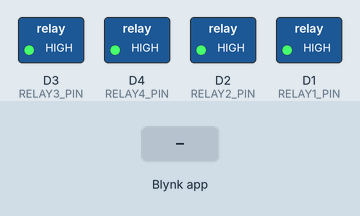
This sketch was run on a simulated ESP8266 (NodeMCU). On the bench: switched loads named in the sketch (green lamp = pin HIGH). The inputs (shaded band) are chosen by the test bench. WiFi joins after 1.5 s; servers stay silent unless stated; what the sketch prints to the serial monitor is not drawn.

Above: at 3.5 s.
3.6 s: Blynk app writes 1 to V1
At 4.4 s:
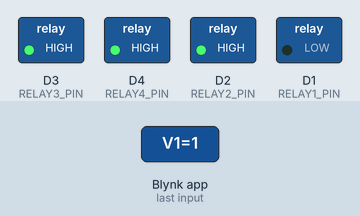
5.1 s: Blynk app writes 1 to V2
At 5.6 s:
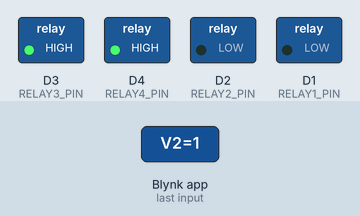
6.6 s: Blynk app writes 0 to V1
At 7.8 s:
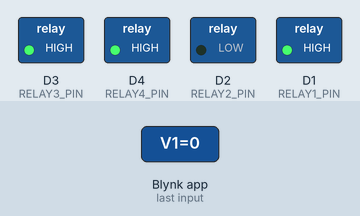
8.1 s: Blynk app writes 1 to V3
At 9.1 s:
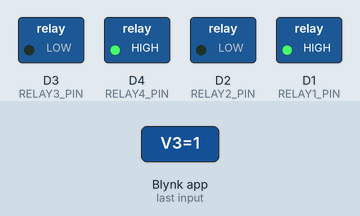
9.6 s: Blynk app writes 200 to V1
At 10.2 s:
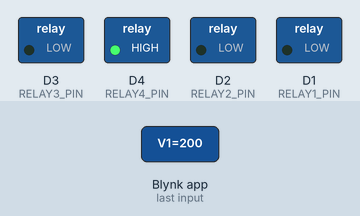
11.1 s: Blynk app writes 0 to V2
At 12.5 s:
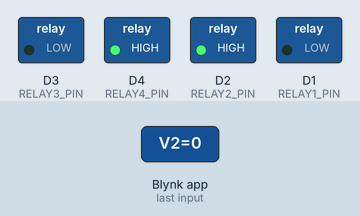
Timing chart, 0 to 13.6 s (numbered marks = the images above; inputs shaded):
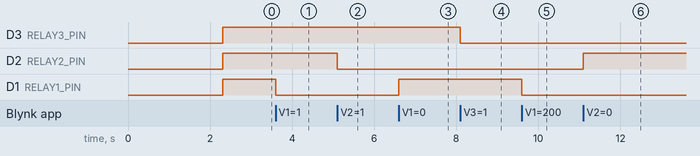

The sketch:

home.ino
```cpp
#define BLYNK_TEMPLATE_ID "TMPL6fXlVSUNW"
#define BLYNK_TEMPLATE_NAME "Home"
#define BLYNK_AUTH_TOKEN "EWyY7CJdSHZnHo3741WXvow2GutD_aQl"

#include <ESP8266WiFi.h>
#include <BlynkSimpleEsp8266.h>

// Replace with your network credentials
char ssid[] = "Noname";
char pass[] = "1122334455";

// Define the relay pins
#define RELAY1_PIN D1
#define RELAY2_PIN D2
#define RELAY3_PIN D3
#define RELAY4_PIN D4

// Initialize Blynk
BlynkTimer timer;

void setup() {
  // Start serial communication for debugging
  Serial.begin(115200);

  // Connect to Wi-Fi
  WiFi.begin(ssid, pass);
  while (WiFi.status() != WL_CONNECTED) {
    delay(1000);
    Serial.println("Connecting to WiFi...");
  }
  Serial.println("Connected to WiFi!");

  // Connect to Blynk
  Blynk.begin(BLYNK_AUTH_TOKEN, ssid, pass);

  // Set relay pins as output
  pinMode(RELAY1_PIN, OUTPUT);
  pinMode(RELAY2_PIN, OUTPUT);
  pinMode(RELAY3_PIN, OUTPUT);
  pinMode(RELAY4_PIN, OUTPUT);

  // Ensure all relays are off initially (inactive state)
  digitalWrite(RELAY1_PIN, HIGH); // Active-Low: Set to HIGH to turn OFF
  digitalWrite(RELAY2_PIN, HIGH);
  digitalWrite(RELAY3_PIN, HIGH);
  digitalWrite(RELAY4_PIN, HIGH);
}

void loop() {
  // Run Blynk
  Blynk.run();

  // You can add a timer to check or update things periodically if needed
  timer.run();
}

// Virtual pins for controlling relays in Blynk app
BLYNK_WRITE(V1) {
  int pinValue = param.asInt();  // Get the button state (0 or 1)
  digitalWrite(RELAY1_PIN, pinValue ? LOW : HIGH);  // Invert logic for Active-Low
}

BLYNK_WRITE(V2) {
  int pinValue = param.asInt();
  digitalWrite(RELAY2_PIN, pinValue ? LOW : HIGH);
}

BLYNK_WRITE(V3) {
  int pinValue = param.asInt();
  digitalWrite(RELAY3_PIN, pinValue ? LOW : HIGH);
}

BLYNK_WRITE(V4) {
  int pinValue = param.asInt();
  digitalWrite(RELAY4_PIN, pinValue ? LOW : HIGH);
}
```

Measured:
- after the input at 3.6 s, D1 (RELAY1_PIN): HIGH → LOW at once
- after the input at 5.1 s, D2 (RELAY2_PIN): HIGH → LOW at once
- after the input at 6.6 s, D1 (RELAY1_PIN): LOW → HIGH at once
- after the input at 8.1 s, D3 (RELAY3_PIN): HIGH → LOW at once
- after the input at 9.6 s, D1 (RELAY1_PIN): HIGH → LOW at once
- after the input at 11.1 s, D2 (RELAY2_PIN): LOW → HIGH at once
